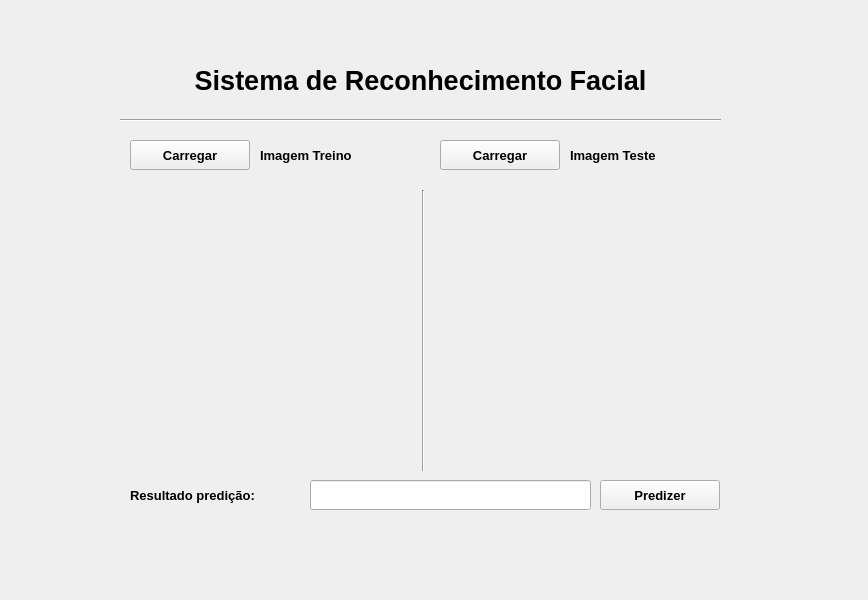
<?xml version="1.0" encoding="UTF-8"?>
<ui version="4.0">
 <class>MainWindow</class>
 <widget class="QMainWindow" name="MainWindow">
  <property name="geometry">
   <rect>
    <x>0</x>
    <y>0</y>
    <width>868</width>
    <height>600</height>
   </rect>
  </property>
  <property name="windowTitle">
   <string>MainWindow</string>
  </property>
  <widget class="QWidget" name="centralwidget">
   <property name="styleSheet">
    <string notr="true"/>
   </property>
   <widget class="QLabel" name="lb_imagemTreino">
    <property name="geometry">
     <rect>
      <x>110</x>
      <y>180</y>
      <width>301</width>
      <height>291</height>
     </rect>
    </property>
    <property name="minimumSize">
     <size>
      <width>280</width>
      <height>280</height>
     </size>
    </property>
    <property name="whatsThis">
     <string>&lt;html&gt;&lt;head/&gt;&lt;body&gt;&lt;p align=&quot;center&quot;&gt;&lt;br/&gt;&lt;/p&gt;&lt;/body&gt;&lt;/html&gt;</string>
    </property>
    <property name="text">
     <string>&lt;html&gt;&lt;head/&gt;&lt;body&gt;&lt;p align=&quot;center&quot;&gt;&lt;img src=&quot;:/semimagem/imagens/semImagem.png&quot;/&gt;&lt;/p&gt;&lt;/body&gt;&lt;/html&gt;</string>
    </property>
   </widget>
   <widget class="QLabel" name="lb_imagemTeste">
    <property name="geometry">
     <rect>
      <x>430</x>
      <y>180</y>
      <width>301</width>
      <height>291</height>
     </rect>
    </property>
    <property name="minimumSize">
     <size>
      <width>280</width>
      <height>280</height>
     </size>
    </property>
    <property name="whatsThis">
     <string>&lt;html&gt;&lt;head/&gt;&lt;body&gt;&lt;p align=&quot;center&quot;&gt;&lt;br/&gt;&lt;/p&gt;&lt;/body&gt;&lt;/html&gt;</string>
    </property>
    <property name="text">
     <string>&lt;html&gt;&lt;head/&gt;&lt;body&gt;&lt;p align=&quot;center&quot;&gt;&lt;img src=&quot;:/semimagem/imagens/semImagem.png&quot;/&gt;&lt;/p&gt;&lt;/body&gt;&lt;/html&gt;</string>
    </property>
   </widget>
   <widget class="QLabel" name="lb_titulo">
    <property name="geometry">
     <rect>
      <x>130</x>
      <y>50</y>
      <width>581</width>
      <height>61</height>
     </rect>
    </property>
    <property name="text">
     <string>&lt;html&gt;&lt;head/&gt;&lt;body&gt;&lt;p align=&quot;center&quot;&gt;&lt;span style=&quot; font-size:20pt; font-weight:600;&quot;&gt;Sistema de Reconhecimento Facial&lt;/span&gt;&lt;/p&gt;&lt;/body&gt;&lt;/html&gt;</string>
    </property>
   </widget>
   <widget class="Line" name="line">
    <property name="geometry">
     <rect>
      <x>120</x>
      <y>100</y>
      <width>601</width>
      <height>41</height>
     </rect>
    </property>
    <property name="orientation">
     <enum>Qt::Horizontal</enum>
    </property>
   </widget>
   <widget class="Line" name="line_2">
    <property name="geometry">
     <rect>
      <x>403</x>
      <y>190</y>
      <width>41</width>
      <height>281</height>
     </rect>
    </property>
    <property name="orientation">
     <enum>Qt::Vertical</enum>
    </property>
   </widget>
   <widget class="QPushButton" name="bt_imagemTreino">
    <property name="geometry">
     <rect>
      <x>130</x>
      <y>140</y>
      <width>120</width>
      <height>30</height>
     </rect>
    </property>
    <property name="minimumSize">
     <size>
      <width>120</width>
      <height>30</height>
     </size>
    </property>
    <property name="font">
     <font>
      <pointsize>10</pointsize>
      <weight>75</weight>
      <bold>true</bold>
     </font>
    </property>
    <property name="cursor">
     <cursorShape>PointingHandCursor</cursorShape>
    </property>
    <property name="styleSheet">
     <string notr="true"/>
    </property>
    <property name="text">
     <string>Carregar</string>
    </property>
   </widget>
   <widget class="QLabel" name="lb_tituloTreino">
    <property name="geometry">
     <rect>
      <x>260</x>
      <y>140</y>
      <width>141</width>
      <height>30</height>
     </rect>
    </property>
    <property name="minimumSize">
     <size>
      <width>120</width>
      <height>30</height>
     </size>
    </property>
    <property name="font">
     <font>
      <pointsize>10</pointsize>
      <weight>75</weight>
      <bold>true</bold>
     </font>
    </property>
    <property name="text">
     <string>Imagem Treino</string>
    </property>
   </widget>
   <widget class="QPushButton" name="bt_imagemTeste">
    <property name="geometry">
     <rect>
      <x>440</x>
      <y>140</y>
      <width>120</width>
      <height>30</height>
     </rect>
    </property>
    <property name="minimumSize">
     <size>
      <width>120</width>
      <height>30</height>
     </size>
    </property>
    <property name="sizeIncrement">
     <size>
      <width>0</width>
      <height>10</height>
     </size>
    </property>
    <property name="font">
     <font>
      <pointsize>10</pointsize>
      <weight>75</weight>
      <bold>true</bold>
     </font>
    </property>
    <property name="cursor">
     <cursorShape>PointingHandCursor</cursorShape>
    </property>
    <property name="styleSheet">
     <string notr="true"/>
    </property>
    <property name="text">
     <string>Carregar</string>
    </property>
   </widget>
   <widget class="QLabel" name="lb_tituloTeste">
    <property name="geometry">
     <rect>
      <x>570</x>
      <y>140</y>
      <width>131</width>
      <height>30</height>
     </rect>
    </property>
    <property name="minimumSize">
     <size>
      <width>120</width>
      <height>30</height>
     </size>
    </property>
    <property name="font">
     <font>
      <pointsize>10</pointsize>
      <weight>75</weight>
      <bold>true</bold>
     </font>
    </property>
    <property name="text">
     <string>Imagem Teste</string>
    </property>
   </widget>
   <widget class="QPushButton" name="bt_imagemPredizer">
    <property name="geometry">
     <rect>
      <x>600</x>
      <y>480</y>
      <width>120</width>
      <height>30</height>
     </rect>
    </property>
    <property name="minimumSize">
     <size>
      <width>120</width>
      <height>30</height>
     </size>
    </property>
    <property name="font">
     <font>
      <pointsize>10</pointsize>
      <weight>75</weight>
      <bold>true</bold>
     </font>
    </property>
    <property name="cursor">
     <cursorShape>PointingHandCursor</cursorShape>
    </property>
    <property name="styleSheet">
     <string notr="true"/>
    </property>
    <property name="text">
     <string>Predizer</string>
    </property>
   </widget>
   <widget class="QLineEdit" name="txt_predicao">
    <property name="geometry">
     <rect>
      <x>310</x>
      <y>480</y>
      <width>281</width>
      <height>30</height>
     </rect>
    </property>
    <property name="minimumSize">
     <size>
      <width>0</width>
      <height>30</height>
     </size>
    </property>
    <property name="styleSheet">
     <string notr="true"/>
    </property>
   </widget>
   <widget class="QLabel" name="lb_resultadoPredicao">
    <property name="geometry">
     <rect>
      <x>130</x>
      <y>480</y>
      <width>181</width>
      <height>30</height>
     </rect>
    </property>
    <property name="minimumSize">
     <size>
      <width>120</width>
      <height>30</height>
     </size>
    </property>
    <property name="font">
     <font>
      <pointsize>10</pointsize>
      <weight>75</weight>
      <bold>true</bold>
     </font>
    </property>
    <property name="text">
     <string>Resultado predição:</string>
    </property>
   </widget>
  </widget>
 </widget>
 <resources>
  <include location="semimagem.qrc"/>
  <include location="lebron1.qrc"/>
  <include location="anthony.qrc"/>
  <include location="lebron2.qrc"/>
 </resources>
 <connections/>
</ui>
